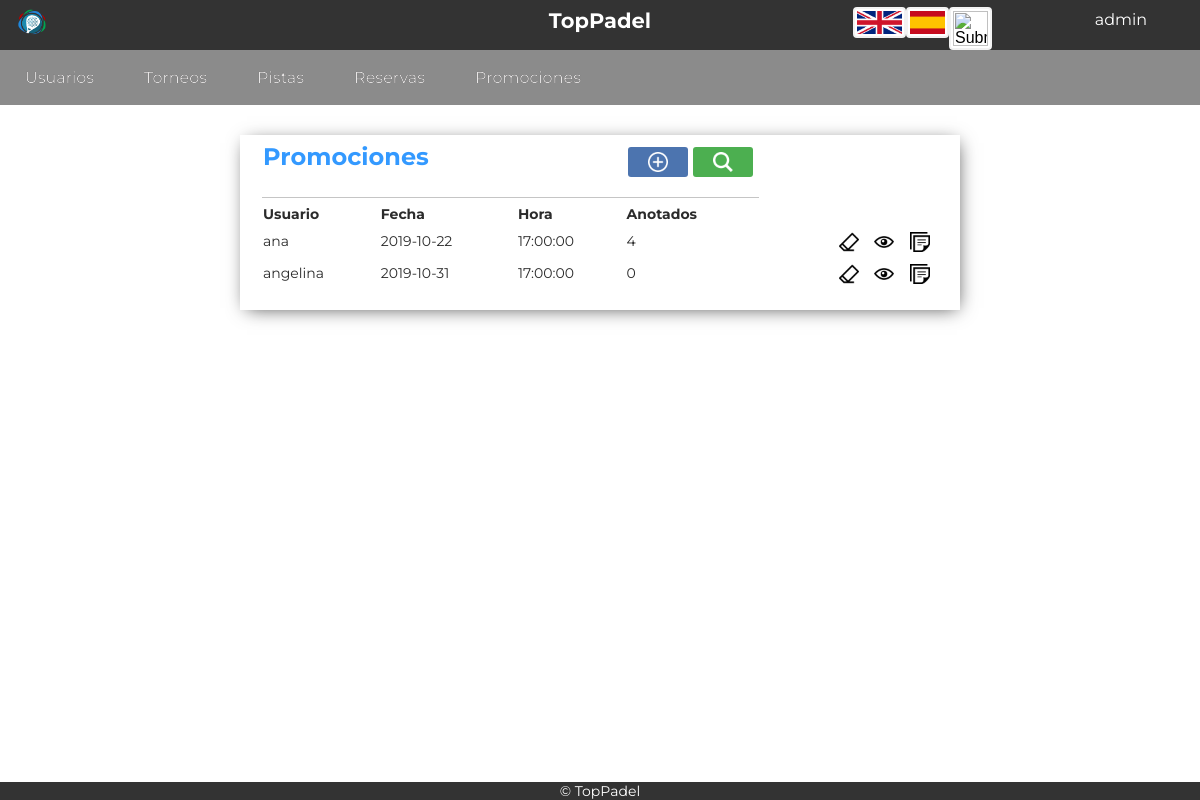
Before: /Controllers/Promociones_Controller.php (signed in) with the older database file.
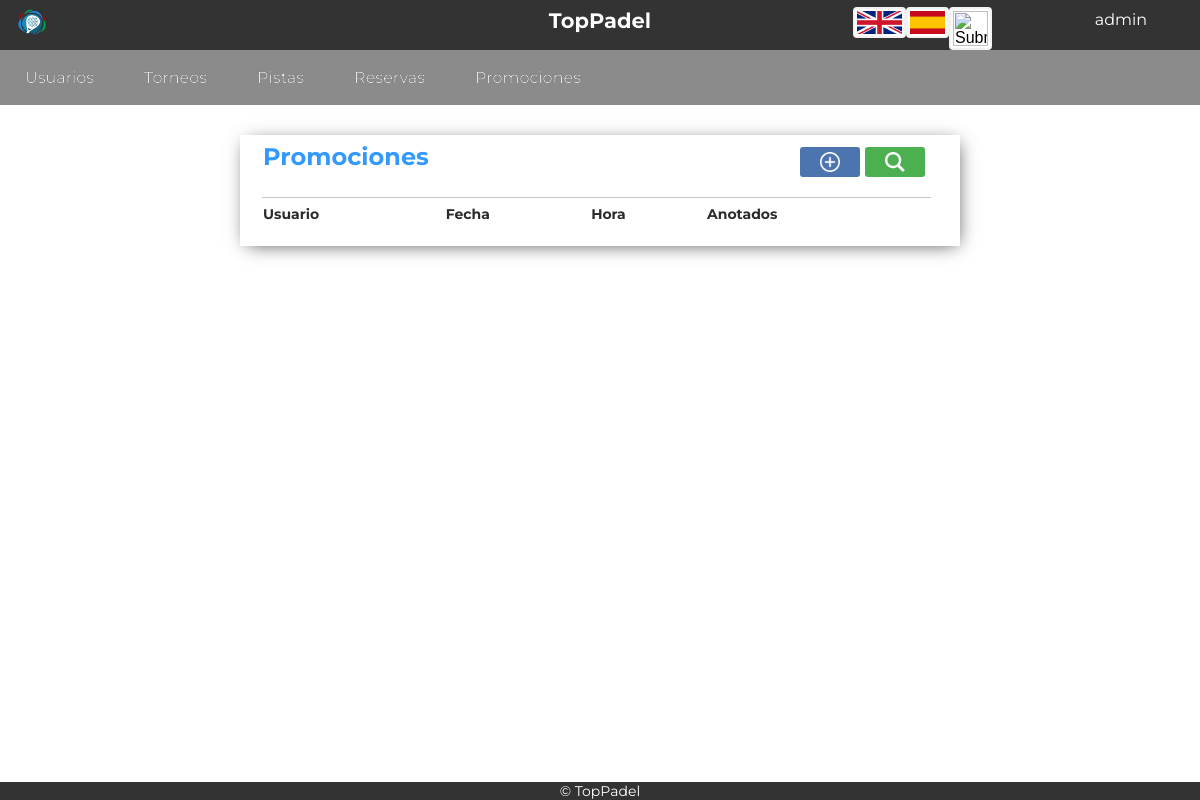
After: the same page with the newer database file.
### tables this page shows
CREATE TABLE `promociones` (
  `ID_Promo` int(11) NOT NULL,
  `fecha` date NOT NULL,
  `hora_inicio` time NOT NULL,
  `usuarios_login_usuario` varchar(45) DEFAULT NULL,
  `pista_ID_Pista` tinyint(5) DEFAULT NULL,
  `cerrada` enum('SI','NO') NOT NULL
);

### Functions/Authentication.php (called while the page is built)
<?php
function IsAuthenticated(){
	if (!isset($_SESSION['login'])){
		return false;
	}
	else{
		return true;
	}
}
?>

### Models/Promociones_Model.php (called while the page is built, shortened)
<?php
class Promociones_Model {
function __construct($ID_Promo, $fecha, $hora_inicio, $usuarios_login_usuario, $pista_ID_Pista, $socio){
		include_once 'Access_DB.php';
		$this->mysqli = ConnectDB();
}
function PromocionesShowAllTodas(){
	$sql = "SELECT ID_Promo,fecha,hora_inicio,usuarios_login_usuario,
			pista_ID_Pista
			FROM promociones promo
			";
	if (!($resultado = $this->mysqli->query($sql))){
		return 'No existe';
	}
    else{
		$result = $resultado;
		return $result;
	}
}
}
?>

### Models/Access_DB.php (called while the page is built)
<?php
function ConnectDB()
{
    $mysqli = new mysqli("localhost", "todolist", "todolist", "todolist");
	if ($mysqli->connect_errno) {
		include './MESSAGE.php';
		new MESSAGE("Fallo al conectar a MySQL: (" . $mysqli->connect_errno . ") " . $mysqli->connect_error, './index.php');
		return false;
	}
	else{
		return $mysqli;
	}
}
?>

### Views/Promociones_SHOWALL_Admin_View.php (the view, shortened to what this page needs)
<?php
include_once '../Functions/Authentication.php';
include_once '../Views/Header.php';
 class Promociones_SHOWALL_Admin{
	var $datos;
	var $usuarios;
	var $usuarios2;
	function __construct($datos,$usuarios,$enlace){
		$this -> datos = $datos;
		$this -> usuarios = $usuarios;
		$this -> usuarios2 = [];
		if($this -> usuarios -> num_rows > 0){
			while($usu = $this -> usuarios -> fetch_array()){
						$this -> usuarios2[$usu[1]] = $usu[0];
							}
		}
		$this -> pinta();
	}
	function pinta(){
?>
	<div class="showall">
		<table class="showAllUsers">
			<tr><th class="title" colspan="4"><?php echo $strings['Promociones']; ?>
			<form class="tableActions" action="../Controllers/Promociones_Controller.php" method="">
			<button class="buscar-little" name="action" value="Confirmar_SEARCH1" type="submit"></button>
			<button class="anadir-little"  name="action" value="Confirmar_ADD1" type="submit"></button>
			</form>
			</th></tr>
			<tr>
				<th><?php echo $strings['Usuario']; ?></th>
				<th><?php echo $strings['Fecha']; ?></th>
				<th><?php echo $strings['Hora']; ?></th>
				<th><?php echo $strings['Anotados']; ?></th>
				<th></th>
			</tr>
		<?php
			while($fila = $this ->datos->fetch_array()){
		?>
			<tr>
				<form action="../Controllers/Promociones_Controller.php" method="post" name="action" >
					<td><?php echo $fila['usuarios_login_usuario']; ?></td>
					<td><?php echo $fila['fecha']; ?></td>
					<td><?php echo $fila['hora_inicio'] ?></td>
					<td>
						<?php
						if($this -> usuarios-> num_rows == 0){
							echo '0';
						}
						else{
							$entra = 0;
							foreach($this -> usuarios2 as $indice => $valor){
								if($indice == $fila['ID_Promo']){
									$entra = 1;
									echo $valor;
								}
							}
							if($entra == 0){
								echo '0';
							}
						}
						?>
						</td>
					<td style="text-align:right">
						<button class="borrar" name="action" value="Confirmar_DELETE1" type="submit"></button>
						<button class="add" name="action" value="Confirmar_SHOWCURRENT" type="submit"></button>
						<button class="inscripcion" name="action" value="Confirmar_INSCRIPCION1" type="submit"></button>
					</form>
			</tr>
		<?php
			}
		?>
		</table>
	</div>
<?php
    }
}
?>
<footer>
	<?php include '../Views/Footer.php'; ?>

### Controllers/Promociones_Controller.php (shortened to what this page needs)
<?php
include_once "../Functions/Authentication.php";
if (!IsAuthenticated()){
    new MESSAGE('No puedes ver esto si no estás logueado', '../Controllers/Login_Controller.php');
}else{
	include_once "../Models/Promociones_Model.php";
	include_once "../Views/Promociones_SHOWALL_Admin_View.php";
	include_once "../Views/Promociones_SHOWALL_Todas_View.php";
	include_once "../Views/Promociones_SHOWALL_Mias_View.php";
	switch ($_REQUEST['action']){
		default:
			if(isset($_SESSION['tipo'])){
				if($_SESSION['tipo']=='ADMIN'){
					$promocion = new Promociones_Model('','','','','','');
					$datos = $promocion -> PromocionesShowAllTodas();
					$usuarios = $promocion -> ContarUsuarios();
					$respuesta = new Promociones_SHOWALL_Admin($datos,$usuarios,'../Controllers/Promociones_Controller.php');
			}
			}
	}
}
?>

### Views/Header.php (shortened to what this page needs)
<?php
	include_once '../Functions/Authentication.php';
?>
<html>
<head>
	<link rel="stylesheet" type="text/css" href="../Views/css/style.css">
	<link rel="stylesheet" href="https://cdnjs.cloudflare.com/ajax/libs/font-awesome/4.7.0/css/font-awesome.min.css">
	<link rel="stylesheet" type="text/css" href="../Views/css/tcal.css" />
</head>
<?php
if(isset($_SESSION['tipo'])){
	if($_SESSION['tipo']=='ADMIN'){
?>
<header id="main-header">
	<div class="fixednav">
		<div class="topnav">
			<div class="topnav-centered">
				<a><h2>TopPadel</h2></a>
			</div>
			<a class="alogo"><button class="logo"></button></a>
			<div class="topnav-right">
                <?php
                    if (IsAuthenticated()){
                ?>
			<nav class="perfil"><ul>
				<li><?php echo $_SESSION['login'];?></a>
				</li>
			</ul>
			</nav>
                <?php
                    }
                    else{
                ?>
                    <a href='../Controllers/Registro_Controller.php'><button class="registrar"></button></a>
                <?php
                    }
                ?>
			</div>
			<div class="flags1" >
				<form name='idioma' action="../Functions/CambioIdioma.php" method="POST" style="display: inline-block; margin:0; padding:0;">
					<input type="image" src="../Views/img/uk.png"  width="45px">
				</form>
				<form name='idioma' action="../Functions/CambioIdioma.php" method="POST" style="display: inline-block; margin:0; padding:0;">
					<input type="image"  src="../Views/img/spain.png"  width="35px" >
				</form>
				<form name='idioma' action="../Functions/CambioIdioma.php" method="POST" style="display: inline-block; margin:0; padding:0;">
					<input type="image"  src="../Views/img/galicia.png" width="35px">
				</form>
			</div>
	</div>
	<div class="menu-bar" id="menu-bar">
		<li><a href="../Controllers/Usuarios_Controller.php"><?php echo $strings['Usuarios']; ?></a></li>
		<li><a href="../Controllers/Torneos_Controller.php"><?php echo $strings['Torneos']; ?></a></li>
		<li><a href="../Controllers/Pistas_Controller.php"><?php echo $strings['Pistas']; ?></a></li>
		<li><a href="../Controllers/Reservas_Controller.php"><?php echo $strings['Reservas']; ?></a></li>
		<li><a href="../Controllers/Promociones_Controller.php"><?php echo $strings['Promociones']; ?></a></li>
	</div>
</header>
<?php
}
}
?>

### Views/Footer.php
<div class="footer" id="footer">
	<li>© TopPadel</li>
</div>
</body>
</html>

### Views/Promociones_SHOWALL_Todas_View.php (shortened to what this page needs)
<?php
include_once '../Functions/Authentication.php';
include_once '../Views/Header.php';
?>
<footer>
	<?php include '../Views/Footer.php'; ?>
</footer>

### Views/Promociones_SHOWALL_Mias_View.php (shortened to what this page needs)
<?php
include_once '../Functions/Authentication.php';
include_once '../Views/Header.php';
?>
<footer>
	<?php include '../Views/Footer.php'; ?>
</footer>

### Views/css/style.css (style rules this page uses)
.flags1 { display:inline-flex; float:right; padding:10px; width: auto; }
.flags1 form { box-shadow: none; }
.topnav { position: fixed; background-color: #333; margin: -10px 0px 0px 0px; width: 100%; height: 60; z-index: 8999; }
.topnav a { float: left; color: white; text-align: center; padding: 18px 16px 16px 16px; text-decoration: none; font-size: 14px; font-style: normal; text-shadow: 0px 0px 0px #000000; }
.topnav-centered a { float: none; position: absolute; top: 50%; left: 50%; transform: translate(-50%, -50%); }
.topnav-right { float: right; display: flex; text-align: center; }
.menu-bar { width: 100%; border-top: 50px solid; height: 55px; line-height: 100%; background: #8B8B8B; position: inherit; }
.menu-bar li { margin: 0px 0px 0px 0px; padding: 0px 0px 0px 0px; float: left; position: inherit; list-style: none; }
.menu-bar a { font-style: normal; font-size: 16px; color: #E7E5E5; text-decoration: none; display: block; padding: 20px 25px 19px 25px; margin: 0; margin-bottom: 0px; border-radius: 0px; text-shadow: 0px 0px 0px #000000; }
.footer { font-size: 14; background-color: #333; position: fixed; left: 0; bottom: 0; width: 100%; height: auto; display: inline-table; text-align: center; z-index: 999; color: white }
.footer li { display: inline; }
form { font-size:14px; color:#2b2b2b; width:50%; margin-left:auto; margin-right:auto; margin-top:50px; padding: 20px 40px 20px 20px; box-shadow: 2px 3px 18px -5px rgba(0,0,0,0.75); }
input { padding:2px; border:2px solid #f2f2f2; border-radius:4px; background-color:#fff; margin-top: 7; font-size:16px; }
.showAllUsers { font-size:14px; color:#2b2b2b; width:60%; margin-left:auto; margin-right:auto; margin-top:30px; margin-bottom: 35px; padding: 0px 20px 20px 20px; box-shadow: 2px 3px 18px -5px rgba(0,0,0,0.75); }
.title { text-align:left; font-size:24px; font-weight:bold; border-bottom: 1px solid rgba(114, 114, 114, 0.411); color:#39F; padding-bottom: 20px; }
th { padding-top: 5px; text-align: left; }
.logo { background-size: 35px 35px; background-color: #333; background-position: center; background-repeat: no-repeat; margin-top: 0px; margin-right: 0px; border: none; padding: 15px 15px; cursor: pointer; background-image: url(../img/logo.png); }
button { background-size: 20px 20px; background-position: center; background-repeat: no-repeat; margin-top: 25px; margin-right: 30px; border: none; color: white; padding: 20px 35px; text-align: center; font-size: 16px; cursor: pointer; border-radius: 3px; background-color:green; }
.buscar-little { vertical-align: text-bottom; float: right; margin-top: 5px; margin-right: 5px; padding: 15px 30px; background-image: url(../img/buscar.png); background-color: #4CAF50; }
.anadir-little { vertical-align: text-bottom; float: right; margin-top: 5px; margin-right: 5px; padding: 15px 30px; background-image: url(../img/anadir.png); background-color: rgb(76, 116, 175); }
.tableActions { display: contents; }
nav li { display:inline-block; width:150px; height:30px; padding: 4px; background-color:#333; border:none; text-align:center; color:#fff; position:relative; }
.borrar { background-image: url(../img/borrar.png); background-color: Transparent; background-repeat:no-repeat; border: none; cursor:pointer; overflow: hidden; outline:none; margin-top: 5px; margin-right: 2px; padding: 10px 15px; margin-bottom: 3px; }
.add { background-image: url(../img/ver.png); background-color: Transparent; background-repeat:no-repeat; border: none; cursor:pointer; overflow: hidden; outline:none; margin-top: 5px; margin-right: 2px; padding: 10px 15px; margin-bottom: 3px; }
.inscripcion { background-image: url(../img/note.png); background-color: Transparent; background-repeat:no-repeat; border: none; cursor:pointer; overflow: hidden; outline:none; margin-top: 5px; margin-right: 2px; padding: 10px 15px; margin-bottom: 3px; }

Changed rows visible on the page:
removed promociones: usuarios_login_usuario "ana", fecha "2019-10-22", hora_inicio "17:00:00", valor "4"
removed promociones: usuarios_login_usuario "angelina", fecha "2019-10-31", hora_inicio "17:00:00"
